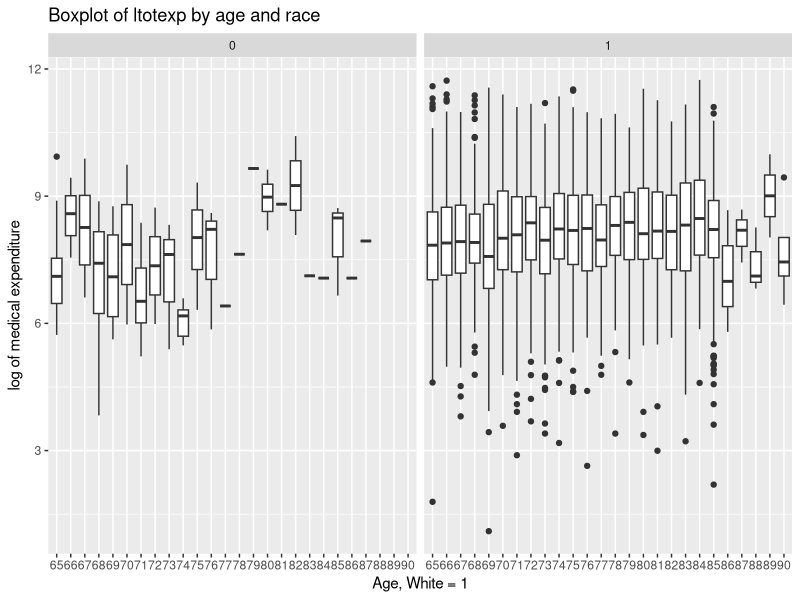
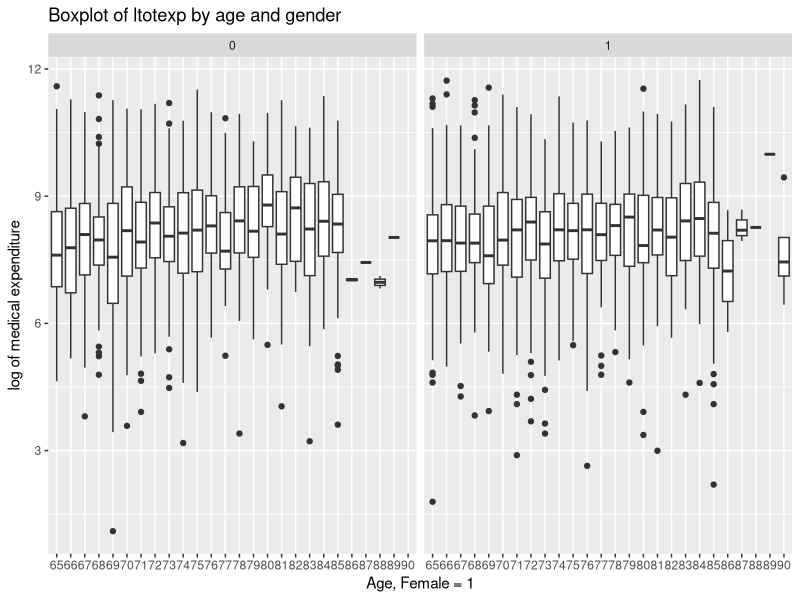
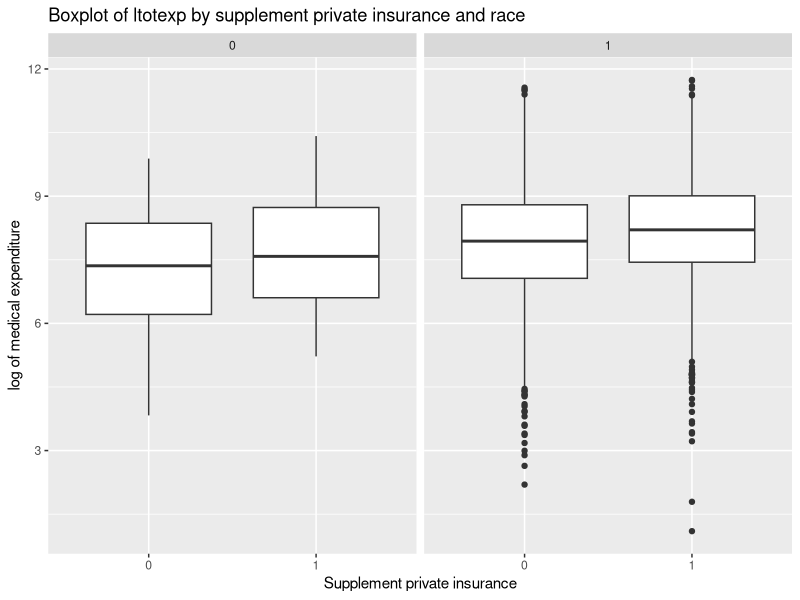
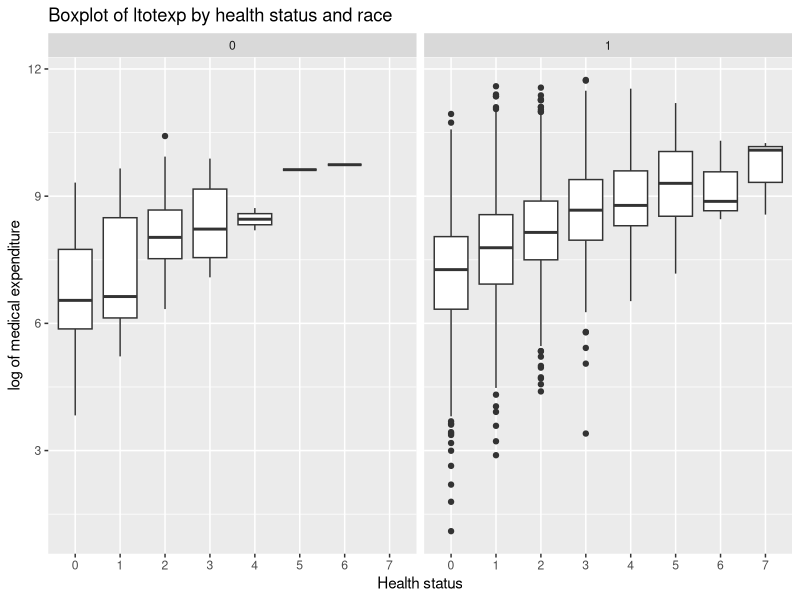
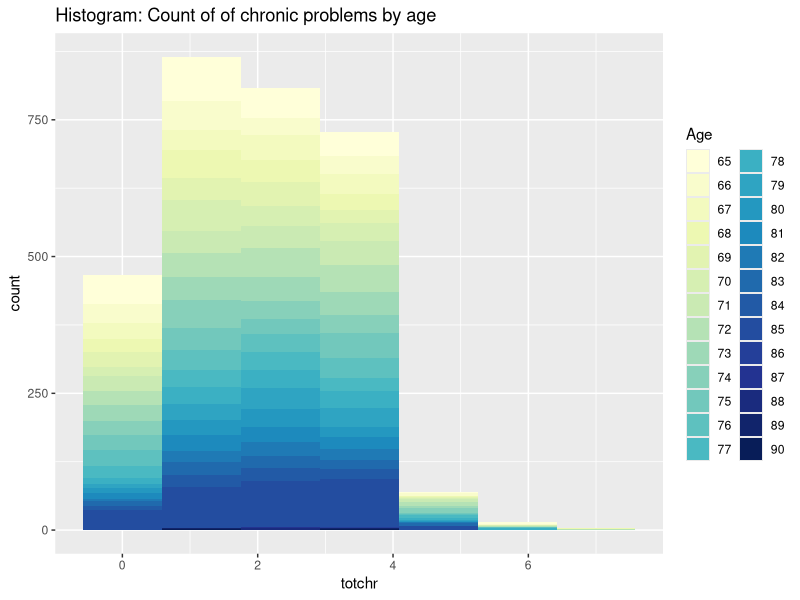
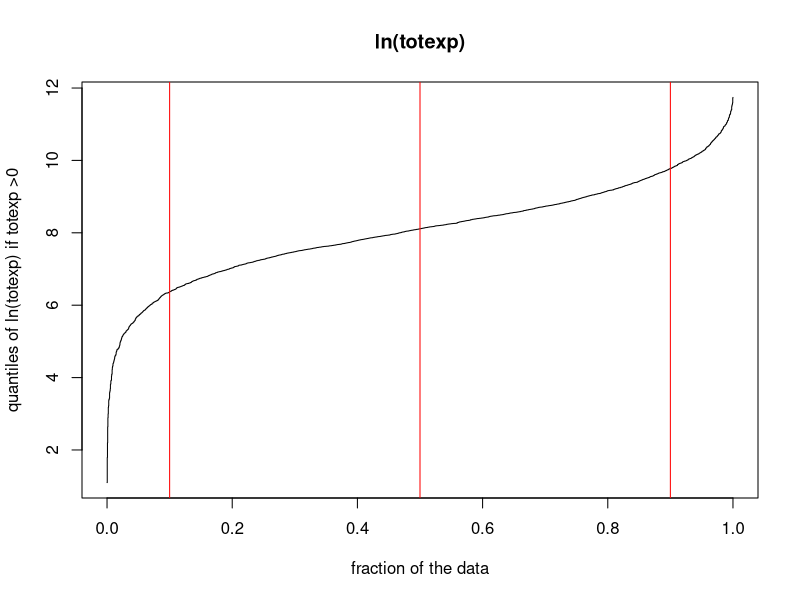
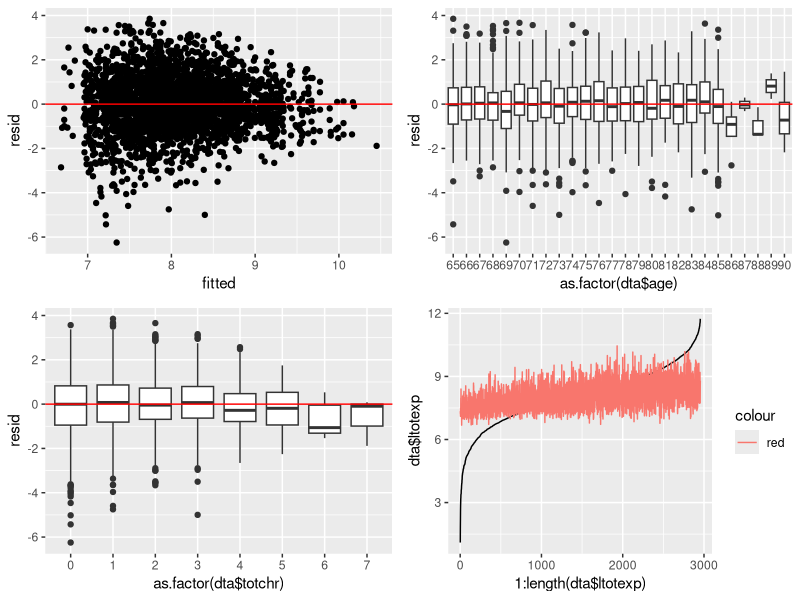
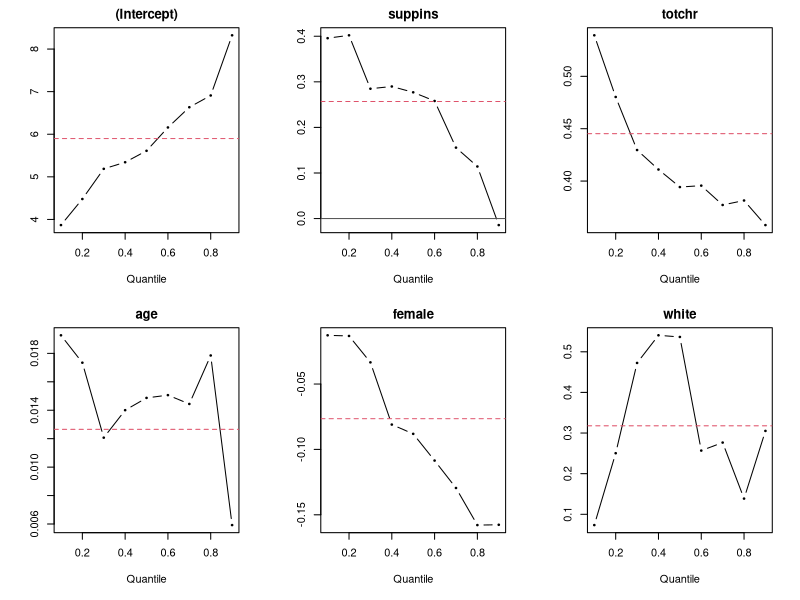

Here is the R script that generated these plots, in order:
## ---- chunk 1
knitr::opts_chunk$set(echo = TRUE)
require(foreign)
require(knitr)
require(quantreg)
require(ggplot2)
require(gridExtra)
require(RColorBrewer)
## ---- chunk 2
dta <- read.dta("dta/mus03data.dta")
apply(dta, 2,function(x) sum(is.na(x))) # number of NA in each column
## ---- chunk 3
dta <- dta[,c("ltotexp", "suppins","totchr", "age", "female", "white")]
dta <- na.omit(dta)
str(dta)
## ---- chunk 4
summary(dta)
## ---- chunk 5
ggplot(dta) + 
  geom_boxplot(aes(as.factor(age), ltotexp)) +
  facet_grid(~white) +
  xlab("Age, White = 1") +
  ylab("log of medical expenditure") +
  ggtitle("Boxplot of ltotexp by age and race")
#--------------------------------
ggplot(dta) + 
  geom_boxplot(aes(as.factor(age), ltotexp)) + 
  facet_grid(~female) + xlab("Age, Female = 1") + 
  ylab("log of medical expenditure") +
  ggtitle("Boxplot of ltotexp by age and gender")
#--------------------------------
ggplot(dta) + 
  geom_boxplot(aes(as.factor(suppins), ltotexp)) + 
  facet_grid(~white) + xlab("Supplement private insurance") + 
  ylab("log of medical expenditure") +
  ggtitle("Boxplot of ltotexp by supplement private insurance and race")
#--------------------------------
ggplot(dta) + 
  geom_boxplot(aes(as.factor(totchr), ltotexp)) + 
  facet_grid(~white) + xlab("Health status") + 
  ylab("log of medical expenditure") +
  ggtitle("Boxplot of ltotexp by health status and race")
#--------------------------------
colourCount = length(unique(dta$age))
getPalette = colorRampPalette(brewer.pal(9, "YlGnBu"))
ggplot(dta) + geom_histogram(aes(totchr, fill=as.factor(age), group= age), bins=7) + 
  scale_fill_manual(values = getPalette(colourCount))+ggtitle("Histogram: Count of of chronic problems by age")+guides(fill=guide_legend(title="Age"))

## ---- chunk 6
(quantile(dta$ltotexp, c(0.1, 0.5, 0.9)))
plot(seq(0,1, by = (1/(2955-1))),dta$ltotexp, type="s", main = "ln(totexp)",xlab="fraction of the data", ylab="quantiles of ln(totexp) if totexp >0")
abline(v=c(0.1, 0.5, 0.9), col="red")
## ---- chunk 7
summary(lm.model <- lm(ltotexp~suppins+age+female+white+totchr, data=dta))
## ---- chunk 8
resid <- residuals(lm.model)
fitted <- fitted(lm.model)
grid.arrange(
ggplot()+geom_point(aes(fitted,resid))+geom_hline(yintercept=mean(resid), colour="red"),
ggplot()+geom_boxplot(aes(as.factor(dta$age),resid))+geom_hline(yintercept=mean(resid), colour="red"),
ggplot()+geom_boxplot(aes(as.factor(dta$totchr),resid))+geom_hline(yintercept=mean(resid), colour="red"),
ggplot()+geom_line(aes(1:length(dta$ltotexp),dta$ltotexp))+geom_line(aes(1:length(dta$ltotexp),fitted, colour="red")),
  ncol = 2, nrow = 2)
## ---- chunk 9
summary(qr.model.5 <- rq(ltotexp~., data=dta, tau=0.5))
## ---- chunk 10
#effects(qr.model.5)
## ---- chunk 11
df.compare <- data.frame(OLS.coef = summary(lm.model)$coefficients[,1], OLS.tval= summary(lm.model)$coefficients[,3])
df.compare.coef <- data.frame(OLS.coef = summary(lm.model)$coefficients[,1])
df.compare.tval <- data.frame(OLS.tval= summary(lm.model)$coefficients[,3])
for(q in c(0.10, 0.25, 0.50, 0.75, 0.90)){
  model <- rq(ltotexp~., data=dta, tau=q)
  assign(paste0("qr.model",q), model)
  df.compare<-cbind(df.compare, summary(model)$coefficients[,1], summary(model)$coefficients[,3])
  df.compare.coef<-cbind(df.compare.coef, summary(model)$coefficients[,1])
  df.compare.tval<-cbind(df.compare.tval,summary(model)$coefficients[,3])
}

colnames(df.compare) <- c("OLS.coef","OLS.tval", "QR.10.coef", "QR.10.tval", "QR.25.coef", "QR.25.tval", "QR.50.coef", "QR.50.tval", "QR.75.coef", "QR.75.tval", "QR.90.coef", "QR.90.tval")
colnames(df.compare.coef) <- c("OLS.coef", "QR.10.coef", "QR.25.coef",  "QR.50.coef", "QR.75.coef",  "QR.90.coef")
colnames(df.compare.tval) <- c("OLS.tval", "QR.10.tval",  "QR.25.tval",  "QR.50.tval",  "QR.75.tval",  "QR.90.tval")
## ---- chunk 12
kable(df.compare)
kable(df.compare.coef)
kable(df.compare.tval)
#df.compare
#df.compare.coef
#df.compare.tval
## ---- chunk 13
anova(qr.model0.25, qr.model0.5)
anova(qr.model0.5, qr.model0.75)
anova(qr.model0.25,qr.model0.75)
## ---- chunk 14
plot(qr.model<-rq(ltotexp~., data=dta, tau=seq(.1,0.9,0.1)), mar = c(5.1, 4.1, 2.1, 2.1), xlab="Quantile", mfrow=c(2,3) )
## ---- chunk 15
qr.model_plot<-rq(ltotexp~totchr, data=dta, tau=c(0.1,0.25,0.5,0.75,0.09))
resid <- residuals(qr.model_plot)
fitted <- fitted(qr.model_plot)
ggplot()+ 
  geom_line(aes(dta$totchr,fitted[,1], color=paste("tau 0.1")))+
  geom_line(aes(dta$totchr,fitted[,2], color=paste("tau 0.25")))+
  geom_line(aes(dta$totchr,fitted[,3], color=paste("tau 0.5")))+
  geom_line(aes(dta$totchr,fitted[,4], color=paste("tau 0.75")))+
  geom_line(aes(dta$totchr,fitted[,5], color=paste("tau 0.90")))+
  xlab("totchr")+ylab("fitted values")
